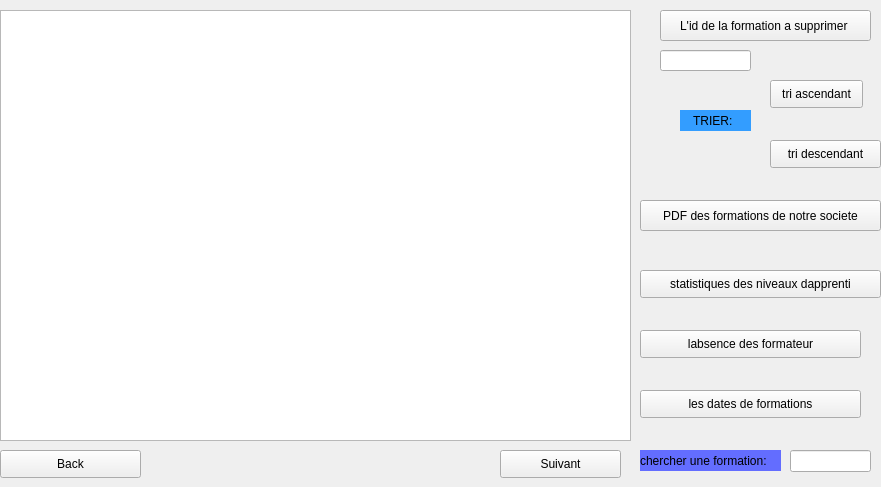
      <widget class="QWidget" name="page_19">
       <property name="maximumSize">
        <size>
         <width>881</width>
         <height>531</height>
        </size>
       </property>
       <widget class="QTableView" name="tableView_2">
        <property name="geometry">
         <rect>
          <x>0</x>
          <y>10</y>
          <width>631</width>
          <height>431</height>
         </rect>
        </property>
       </widget>
       <widget class="QPushButton" name="nourchangerpage2a1">
        <property name="geometry">
         <rect>
          <x>0</x>
          <y>450</y>
          <width>141</width>
          <height>28</height>
         </rect>
        </property>
        <property name="styleSheet">
         <string notr="true">QPushButton {

background-color: #0078D4; /* Button background color similar to Windows */

color: #FFFFFF; /* Button text color */

border: 1px solid #0078D4; /* Button border color */

border-radius: 4px; /* Button border radius */

padding: 6px 12px; /* Button padding */

}



QPushButton:hover {

background-color: #00559B; /* Hovered button background color */

border: 1px solid #00559B; /* Hovered button border color */

}



QPushButton:pressed {

background-color: #003C75; /* Pressed butt}</string>
        </property>
        <property name="text">
         <string>Back</string>
        </property>
       </widget>
       <widget class="QPushButton" name="nourpushButtonDatesFormations">
        <property name="geometry">
         <rect>
          <x>640</x>
          <y>390</y>
          <width>221</width>
          <height>28</height>
         </rect>
        </property>
        <property name="styleSheet">
         <string notr="true">QPushButton {

background-color: #0078D4; /* Button background color similar to Windows */

color: #FFFFFF; /* Button text color */

border: 1px solid #0078D4; /* Button border color */

border-radius: 4px; /* Button border radius */

padding: 6px 12px; /* Button padding */

}



QPushButton:hover {

background-color: #00559B; /* Hovered button background color */

border: 1px solid #00559B; /* Hovered button border color */

}



QPushButton:pressed {

background-color: #003C75; /* Pressed butt}</string>
        </property>
        <property name="text">
         <string>les dates de formations</string>
        </property>
       </widget>
       <widget class="QPushButton" name="nourpdf">
        <property name="geometry">
         <rect>
          <x>640</x>
          <y>200</y>
          <width>241</width>
          <height>31</height>
         </rect>
        </property>
        <property name="styleSheet">
         <string notr="true">QPushButton {

background-color: #0078D4; /* Button background color similar to Windows */

color: #FFFFFF; /* Button text color */

border: 1px solid #0078D4; /* Button border color */

border-radius: 4px; /* Button border radius */

padding: 6px 12px; /* Button padding */

}



QPushButton:hover {

background-color: #00559B; /* Hovered button background color */

border: 1px solid #00559B; /* Hovered button border color */

}



QPushButton:pressed {

background-color: #003C75; /* Pressed butt}</string>
        </property>
        <property name="text">
         <string>PDF des formations de notre societe</string>
        </property>
       </widget>
       <widget class="QPushButton" name="nourstatistiqueButton">
        <property name="geometry">
         <rect>
          <x>640</x>
          <y>270</y>
          <width>241</width>
          <height>28</height>
         </rect>
        </property>
        <property name="styleSheet">
         <string notr="true">QPushButton {

background-color: #0078D4; /* Button background color similar to Windows */

color: #FFFFFF; /* Button text color */

border: 1px solid #0078D4; /* Button border color */

border-radius: 4px; /* Button border radius */

padding: 6px 12px; /* Button padding */

}



QPushButton:hover {

background-color: #00559B; /* Hovered button background color */

border: 1px solid #00559B; /* Hovered button border color */

}



QPushButton:pressed {

background-color: #003C75; /* Pressed butt}</string>
        </property>
        <property name="text">
         <string>statistiques des niveaux dapprenti</string>
        </property>
       </widget>
       <widget class="QPushButton" name="nourabsenceformateurs">
        <property name="geometry">
         <rect>
          <x>640</x>
          <y>330</y>
          <width>221</width>
          <height>28</height>
         </rect>
        </property>
        <property name="styleSheet">
         <string notr="true">QPushButton {

background-color: #0078D4; /* Button background color similar to Windows */

color: #FFFFFF; /* Button text color */

border: 1px solid #0078D4; /* Button border color */

border-radius: 4px; /* Button border radius */

padding: 6px 12px; /* Button padding */

}



QPushButton:hover {

background-color: #00559B; /* Hovered button background color */

border: 1px solid #00559B; /* Hovered button border color */

}



QPushButton:pressed {

background-color: #003C75; /* Pressed butt}</string>
        </property>
        <property name="text">
         <string>labsence des formateur</string>
        </property>
       </widget>
       <widget class="QLineEdit" name="lineEdit_3">
        <property name="geometry">
         <rect>
          <x>790</x>
          <y>450</y>
          <width>81</width>
          <height>22</height>
         </rect>
        </property>
       </widget>
       <widget class="QPushButton" name="nourbouttsupp">
        <property name="geometry">
         <rect>
          <x>660</x>
          <y>10</y>
          <width>211</width>
          <height>31</height>
         </rect>
        </property>
        <property name="styleSheet">
         <string notr="true">QPushButton {

background-color: #0078D4; /* Button background color similar to Windows */

color: #FFFFFF; /* Button text color */

border: 1px solid #0078D4; /* Button border color */

border-radius: 4px; /* Button border radius */

padding: 6px 12px; /* Button padding */

}



QPushButton:hover {

background-color: #00559B; /* Hovered button background color */

border: 1px solid #00559B; /* Hovered button border color */

}



QPushButton:pressed {

background-color: #003C75; /* Pressed butt}</string>
        </property>
        <property name="text">
         <string>L'id de la formation a supprimer </string>
        </property>
       </widget>
       <widget class="QLabel" name="label_63">
        <property name="geometry">
         <rect>
          <x>680</x>
          <y>110</y>
          <width>71</width>
          <height>21</height>
         </rect>
        </property>
        <property name="styleSheet">
         <string notr="true">background-color: rgb(51, 157, 255);</string>
        </property>
        <property name="text">
         <string>    TRIER:</string>
        </property>
       </widget>
       <widget class="QLabel" name="label_64">
        <property name="geometry">
         <rect>
          <x>640</x>
          <y>450</y>
          <width>141</width>
          <height>21</height>
         </rect>
        </property>
        <property name="styleSheet">
         <string notr="true"> 
 
background-color: rgb(99, 109, 255);</string>
        </property>
        <property name="text">
         <string>chercher une formation:</string>
        </property>
       </widget>
       <widget class="QPushButton" name="nourtridecendant">
        <property name="geometry">
         <rect>
          <x>770</x>
          <y>140</y>
          <width>111</width>
          <height>28</height>
         </rect>
        </property>
        <property name="styleSheet">
         <string notr="true">QPushButton {

background-color: #0078D4; /* Button background color similar to Windows */

color: #FFFFFF; /* Button text color */

border: 1px solid #0078D4; /* Button border color */

border-radius: 4px; /* Button border radius */

padding: 6px 12px; /* Button padding */

}



QPushButton:hover {

background-color: #00559B; /* Hovered button background color */

border: 1px solid #00559B; /* Hovered button border color */

}



QPushButton:pressed {

background-color: #003C75; /* Pressed butt}</string>
        </property>
        <property name="text">
         <string>tri descendant</string>
        </property>
       </widget>
       <widget class="QPushButton" name="nourtriacsendant">
        <property name="geometry">
         <rect>
          <x>770</x>
          <y>80</y>
          <width>93</width>
          <height>28</height>
         </rect>
        </property>
        <property name="styleSheet">
         <string notr="true">QPushButton {

background-color: #0078D4; /* Button background color similar to Windows */

color: #FFFFFF; /* Button text color */

border: 1px solid #0078D4; /* Button border color */

border-radius: 4px; /* Button border radius */

padding: 6px 12px; /* Button padding */

}



QPushButton:hover {

background-color: #00559B; /* Hovered button background color */

border: 1px solid #00559B; /* Hovered button border color */

}



QPushButton:pressed {

background-color: #003C75; /* Pressed butt}</string>
        </property>
        <property name="text">
         <string>tri ascendant</string>
        </property>
       </widget>
       <widget class="QLineEdit" name="lineEditIDFormateur">
        <property name="geometry">
         <rect>
          <x>660</x>
          <y>50</y>
          <width>91</width>
          <height>21</height>
         </rect>
        </property>
       </widget>
       <widget class="QPushButton" name="pushButton_2000">
        <property name="geometry">
         <rect>
          <x>500</x>
          <y>450</y>
          <width>121</width>
          <height>28</height>
         </rect>
        </property>
        <property name="styleSheet">
         <string notr="true">QPushButton {

background-color: #0078D4; /* Button background color similar to Windows */

color: #FFFFFF; /* Button text color */

border: 1px solid #0078D4; /* Button border color */

border-radius: 4px; /* Button border radius */

padding: 6px 12px; /* Button padding */

}



QPushButton:hover {

background-color: #00559B; /* Hovered button background color */

border: 1px solid #00559B; /* Hovered button border color */

}



QPushButton:pressed {

background-color: #003C75; /* Pressed butt}</string>
        </property>
        <property name="text">
         <string>Suivant</string>
        </property>
       </widget>
      </widget>
